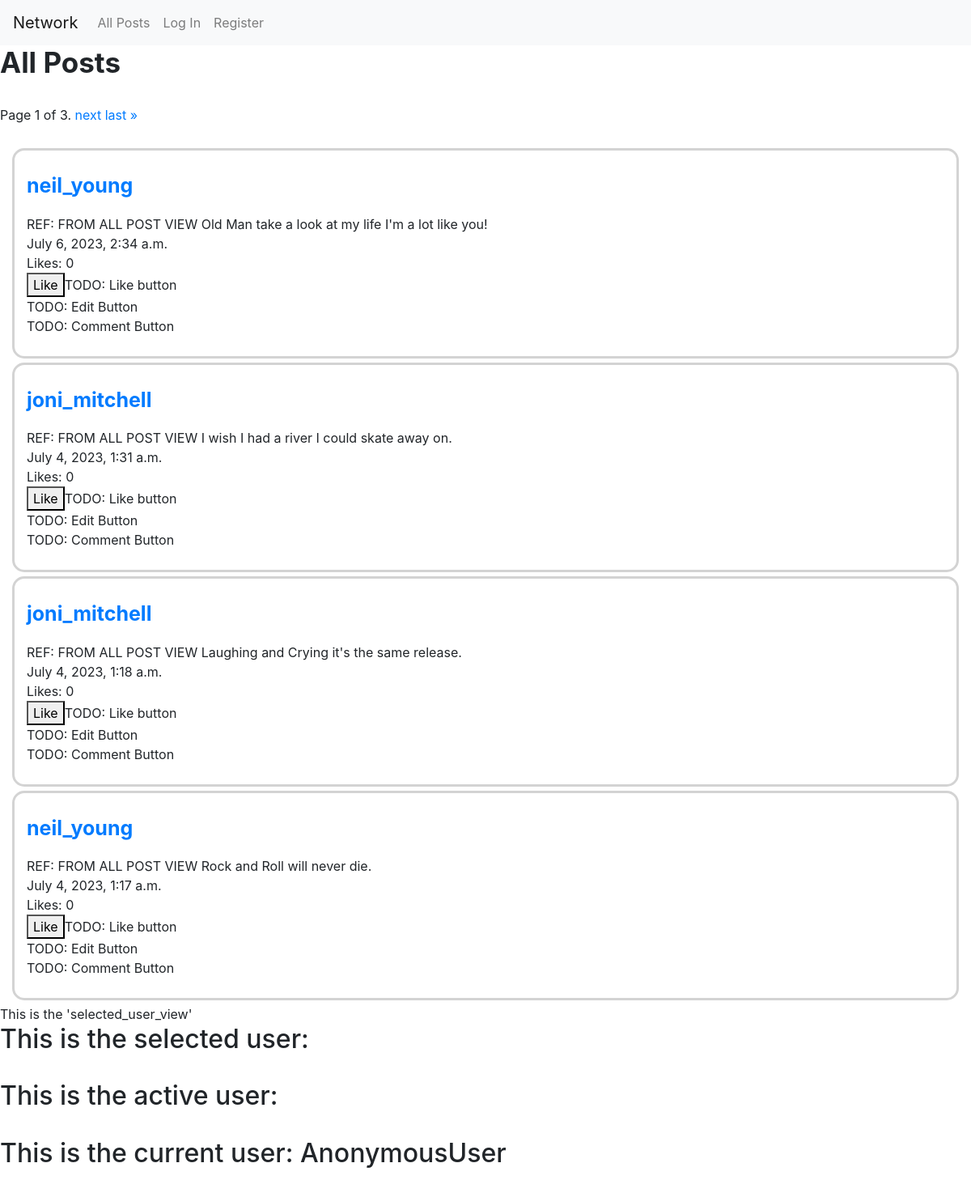
The app's page / (upper part), older data.
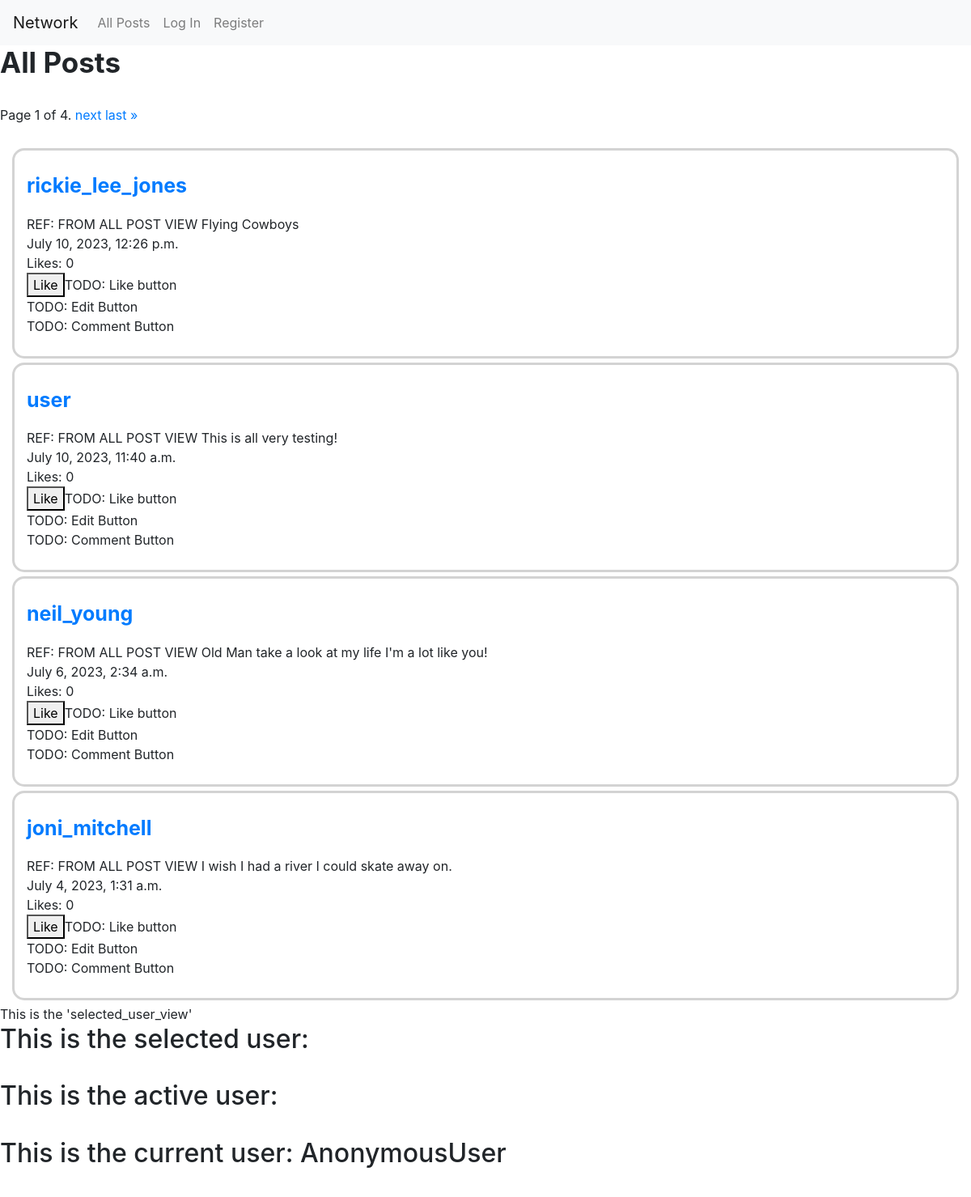
The same page, newer data.
### network/models.py (models this page shows, shortened)
class Post(models.Model):
    content = models.CharField(max_length=128)
    user = models.ForeignKey(User, on_delete=models.CASCADE, related_name="user")
    likes = models.IntegerField(default=0)
    timestamp = models.DateTimeField(auto_now_add=True)

class User(AbstractUser):
    followed_by_user = models.IntegerField(default=0)
    followers_of_user = models.IntegerField(default=0)
    def __str__(self):
        return f"{self.username}"

### network/views.py (the view)
# urls.py: path("", views.index, name="index"),
def index(request, request_name=None):
    if (request_name == None):
        print("Name = None")
    else:
        print("Name from request: ", request_name)
    current_user = request.user
    if request.method == "POST":
        post_content = request.POST["post_content"]
        post = Post(content=post_content, user=current_user)
        post.save()
        return HttpResponseRedirect(reverse("index"))
    else:
        if request.user.is_authenticated:
          if (request_name == None):
            print("Name = None") #print test, can delete
            active_user = User.objects.get(username=current_user)
            active_user_posts = Post.objects.filter(user=active_user.id).order_by("-timestamp")
            paginator_active_user = Paginator(active_user_posts, 2)
            page_number = request.GET.get('page')
            page_obj_active_user = paginator_active_user.get_page(page_number)
            posts = Post.objects.all().order_by("-timestamp")
            paginator = Paginator(posts, 4)
            page_number = request.GET.get('page')
            page_obj = paginator.get_page(page_number)
            return render(request, "network/index.html",
            { "page_obj" : page_obj,
            "current_user" : current_user, #get rid of if user has it's own path
            "page_obj_active_user": page_obj_active_user,
            "active_user": active_user,
                })
          else:
            print(request_name)  #print test, can delete
            selected_user = User.objects.get(username=request_name)
            print("selected user: ", selected_user)
            selected_user_posts = Post.objects.filter(user=selected_user.id).order_by("-timestamp")
            paginator_selected_user = Paginator(selected_user_posts, 2)
            page_number = request.GET.get('page')
            page_obj_selected_user = paginator_selected_user.get_page(page_number)
            return render(request, "network/index.html",
            {"current_user" : current_user, #get rid of if user has it's own path
            "page_obj_selected_user": page_obj_selected_user,
            "selected_user": selected_user})
        else:
          print("NOZE")
          posts = Post.objects.all().order_by("-timestamp")
          paginator = Paginator(posts, 4)
          page_number = request.GET.get('page')
          page_obj = paginator.get_page(page_number)
          return render(request, "network/index.html",
            {"page_obj" : page_obj,
            "current_user" : current_user, })

### network/templates/network/index.html (shortened to what this page needs)
{% extends "network/layout.html" %}
{% load static %}
{% block body %}
    <div id="all_post-view">
    <h3 style="font-size: 35px";><strong>All Posts</strong></h3>
    <br>
        <div class="pagination">
          <span class="step-links">
            <span class="current">
              Page {{ page_obj.number }} of {{ page_obj.paginator.num_pages }}.
            </span>
            {% if page_obj.has_next %}
              <a href="?page={{ page_obj.next_page_number }}">next</a>
              <a href="?page={{ page_obj.paginator.num_pages }}">last &raquo;</a>
            {% endif %}
          </span>
        </div><br>
        {% for p in page_obj %}
          <div class="post_style">
            <p id="userlink" class="user_post" name="user_name" data-name="{{p.user}}" style="font-size:25px; font-weight: bold ;">
              <a href="{% url 'index_selecteduser' p.user %}">{{p.user}}</a>
            </p>
            REF: FROM ALL POST VIEW
            {{p.content}}<br>
            {{p.timestamp}}<br>
            Likes: {{p.likes}}<br>
            <button>Like</button>TODO: Like button<br>
            TODO: Edit Button<br>
            TODO: Comment Button
            <br>
          </div>
        {% endfor %}
    </div>
    <div id="selected_user_view">
    This is the 'selected_user_view'
    <h2>This is the selected user: {{selected_user}}</h2><br>
    <h2>This is the active user: {{active_user}}</h2><br>
    <h2>This is the current user: {{current_user}}</h2><br>
    <br>
</div>
{% endblock %}

Row changes from the older to the newer data that the page shows:
no longer on this page (row unchanged): Post: user "joni_mitchell", content "Laughing and Crying it's the same release.", timestamp "July 4, 2023, 1:18 a.m.", likes "0"
no longer on this page (row unchanged): Post: user "neil_young", content "Rock and Roll will never die.", timestamp "July 4, 2023, 1:17 a.m.", likes "0"
added Post: user "rickie_lee_jones", content "Flying Cowboys", timestamp "July 10, 2023, 12:26 p.m.", likes "0"
added Post: user "user", content "This is all very testing!", timestamp "July 10, 2023, 11:40 a.m.", likes "0"
Text that changed along with them:
{{ page_obj.paginator.num_pages }}: "3" → "4"
